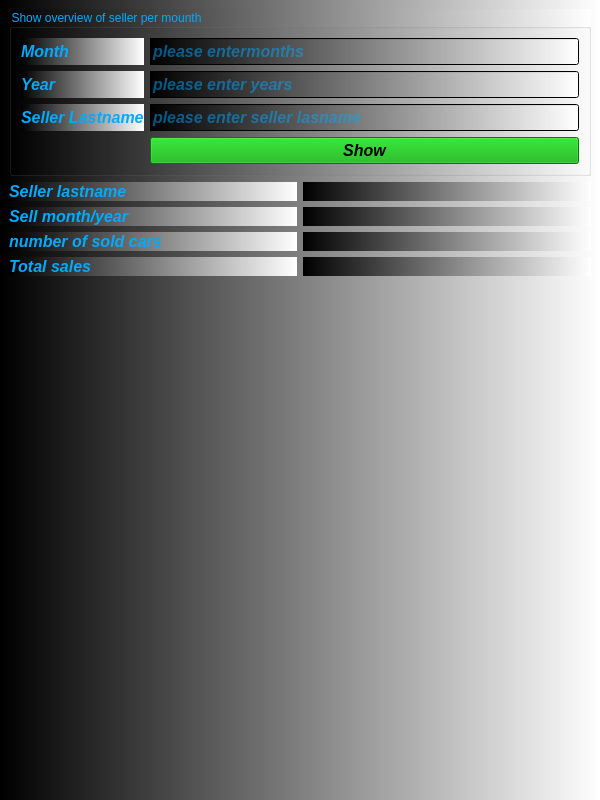
<?xml version="1.0" encoding="UTF-8"?>
<ui version="4.0">
 <class>StatisticStaffPerMonth</class>
 <widget class="QMainWindow" name="StatisticStaffPerMonth">
  <property name="geometry">
   <rect>
    <x>0</x>
    <y>0</y>
    <width>600</width>
    <height>800</height>
   </rect>
  </property>
  <property name="font">
   <font>
    <pointsize>12</pointsize>
    <italic>true</italic>
    <bold>true</bold>
   </font>
  </property>
  <property name="windowTitle">
   <string>Statistic staff per month</string>
  </property>
  <property name="toolTip">
   <string>Statistic staff per month</string>
  </property>
  <property name="styleSheet">
   <string notr="true">color: rgb(0, 170, 255);
background-color: qlineargradient(spread:pad, x1:0, y1:0, x2:1, y2:0, stop:0 rgba(0, 0, 0, 255), stop:1 rgba(255, 255, 255, 255));</string>
  </property>
  <widget class="QWidget" name="centralwidget">
   <layout class="QGridLayout" name="gridLayout_3">
    <item row="0" column="0">
     <widget class="QGroupBox" name="groupBox">
      <property name="title">
       <string>Show overview of seller per mounth</string>
      </property>
      <layout class="QGridLayout" name="gridLayout">
       <item row="0" column="0">
        <widget class="QLabel" name="label">
         <property name="font">
          <font>
           <pointsize>12</pointsize>
           <italic>true</italic>
           <bold>true</bold>
          </font>
         </property>
         <property name="text">
          <string>Month</string>
         </property>
        </widget>
       </item>
       <item row="0" column="1">
        <widget class="QLineEdit" name="lineEdit_month">
         <property name="font">
          <font>
           <pointsize>12</pointsize>
           <italic>true</italic>
           <bold>true</bold>
          </font>
         </property>
         <property name="placeholderText">
          <string>please entermonths</string>
         </property>
        </widget>
       </item>
       <item row="1" column="0">
        <widget class="QLabel" name="label_2">
         <property name="font">
          <font>
           <pointsize>12</pointsize>
           <italic>true</italic>
           <bold>true</bold>
          </font>
         </property>
         <property name="text">
          <string>Year</string>
         </property>
        </widget>
       </item>
       <item row="1" column="1">
        <widget class="QLineEdit" name="lineEdit_year">
         <property name="font">
          <font>
           <pointsize>12</pointsize>
           <italic>true</italic>
           <bold>true</bold>
          </font>
         </property>
         <property name="placeholderText">
          <string>please enter years</string>
         </property>
        </widget>
       </item>
       <item row="2" column="0">
        <widget class="QLabel" name="label_3">
         <property name="font">
          <font>
           <pointsize>12</pointsize>
           <italic>true</italic>
           <bold>true</bold>
          </font>
         </property>
         <property name="text">
          <string>Seller Lastname</string>
         </property>
        </widget>
       </item>
       <item row="2" column="1">
        <widget class="QLineEdit" name="lineEdit_sellerLastname">
         <property name="font">
          <font>
           <pointsize>12</pointsize>
           <italic>true</italic>
           <bold>true</bold>
          </font>
         </property>
         <property name="placeholderText">
          <string>please enter seller lasname</string>
         </property>
        </widget>
       </item>
       <item row="3" column="1">
        <widget class="QPushButton" name="pushButton_show">
         <property name="font">
          <font>
           <pointsize>12</pointsize>
           <italic>true</italic>
           <bold>true</bold>
          </font>
         </property>
         <property name="styleSheet">
          <string notr="true">color: rgb(0, 0, 0);
background-color: rgb(0, 170, 0);</string>
         </property>
         <property name="text">
          <string>Show</string>
         </property>
        </widget>
       </item>
      </layout>
     </widget>
    </item>
    <item row="1" column="0">
     <layout class="QGridLayout" name="gridLayout_2">
      <item row="0" column="0">
       <widget class="QLabel" name="label_4">
        <property name="font">
         <font>
          <pointsize>12</pointsize>
          <italic>true</italic>
          <bold>true</bold>
         </font>
        </property>
        <property name="text">
         <string>Seller lastname</string>
        </property>
       </widget>
      </item>
      <item row="0" column="1">
       <widget class="QLabel" name="label_sellerLastname">
        <property name="font">
         <font>
          <pointsize>12</pointsize>
          <italic>true</italic>
          <bold>true</bold>
         </font>
        </property>
        <property name="text">
         <string/>
        </property>
       </widget>
      </item>
      <item row="1" column="0">
       <widget class="QLabel" name="label_5">
        <property name="font">
         <font>
          <pointsize>12</pointsize>
          <italic>true</italic>
          <bold>true</bold>
         </font>
        </property>
        <property name="text">
         <string>Sell month/year</string>
        </property>
       </widget>
      </item>
      <item row="1" column="1">
       <widget class="QLabel" name="label_sellMonthYear">
        <property name="font">
         <font>
          <pointsize>12</pointsize>
          <italic>true</italic>
          <bold>true</bold>
         </font>
        </property>
        <property name="text">
         <string/>
        </property>
       </widget>
      </item>
      <item row="2" column="0">
       <widget class="QLabel" name="label_6">
        <property name="font">
         <font>
          <pointsize>12</pointsize>
          <italic>true</italic>
          <bold>true</bold>
         </font>
        </property>
        <property name="text">
         <string>number of sold cars</string>
        </property>
       </widget>
      </item>
      <item row="2" column="1">
       <widget class="QLabel" name="label_numberOfSoldCars">
        <property name="font">
         <font>
          <pointsize>12</pointsize>
          <italic>true</italic>
          <bold>true</bold>
         </font>
        </property>
        <property name="text">
         <string/>
        </property>
       </widget>
      </item>
      <item row="3" column="0">
       <widget class="QLabel" name="label_7">
        <property name="font">
         <font>
          <pointsize>12</pointsize>
          <italic>true</italic>
          <bold>true</bold>
         </font>
        </property>
        <property name="text">
         <string>Total sales</string>
        </property>
       </widget>
      </item>
      <item row="3" column="1">
       <widget class="QLabel" name="label_totalSales">
        <property name="font">
         <font>
          <pointsize>12</pointsize>
          <italic>true</italic>
          <bold>true</bold>
         </font>
        </property>
        <property name="text">
         <string/>
        </property>
       </widget>
      </item>
      <item row="4" column="0">
       <spacer name="verticalSpacer">
        <property name="orientation">
         <enum>Qt::Vertical</enum>
        </property>
        <property name="sizeHint" stdset="0">
         <size>
          <width>20</width>
          <height>40</height>
         </size>
        </property>
       </spacer>
      </item>
      <item row="4" column="1">
       <spacer name="verticalSpacer_2">
        <property name="orientation">
         <enum>Qt::Vertical</enum>
        </property>
        <property name="sizeHint" stdset="0">
         <size>
          <width>20</width>
          <height>40</height>
         </size>
        </property>
       </spacer>
      </item>
     </layout>
    </item>
   </layout>
  </widget>
  <widget class="QMenuBar" name="menubar">
   <property name="geometry">
    <rect>
     <x>0</x>
     <y>0</y>
     <width>600</width>
     <height>33</height>
    </rect>
   </property>
  </widget>
 </widget>
 <resources/>
 <connections/>
</ui>
